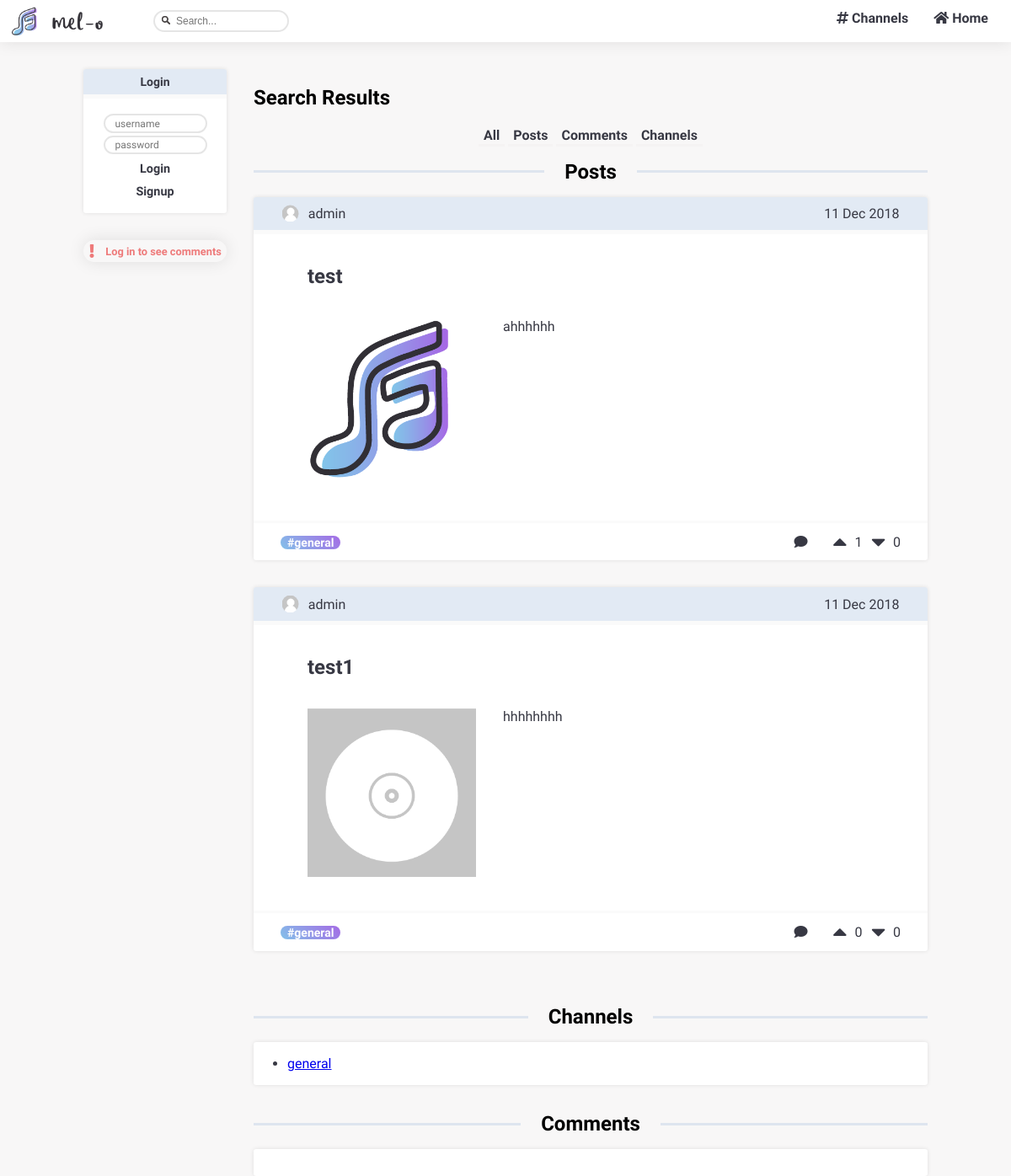
The page /pages/search.php on the database as committed earlier.
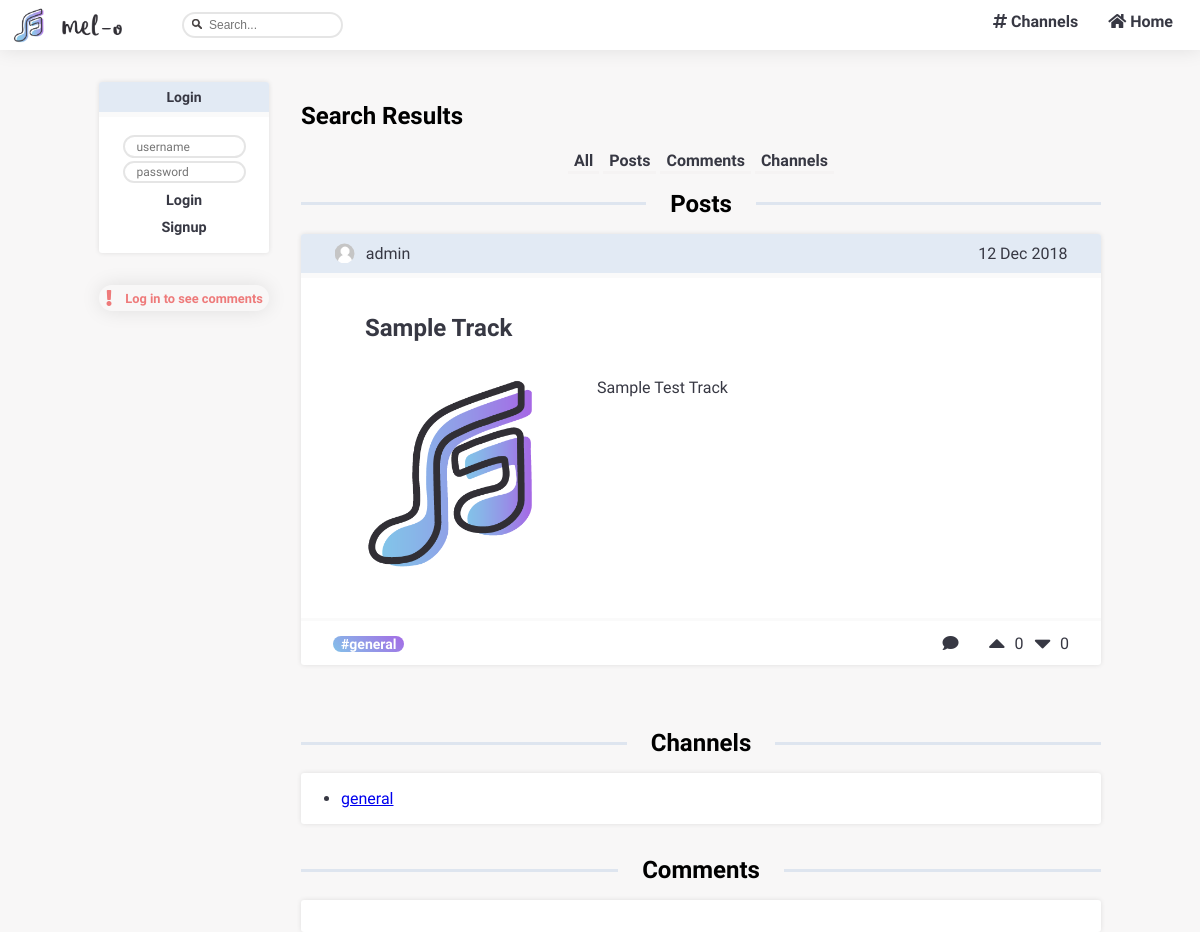
The same page on the database as committed later.
### tables this page shows
CREATE TABLE stories (
  id INTEGER PRIMARY KEY,
  title VARCHAR,
  text VARCHAR,
  author VARCHAR REFERENCES users,
  datetime DATETIME,
  upvotes INTEGER,
  downvotes INTEGER,
  comments INTEGER,
  channel VARCHAR REFERENCES channels
);

CREATE TABLE channels (
  name VARCHAR PRIMARY KEY,
  author VARCHAR REFERENCES users,
  description VARCHAR
);

### database/db_search.php (called while the page is built, shortened)
<?php
  include('../database/db_connection.php');
  function searchStories($search) {
    global $db;
    $stmt = $db->prepare('SELECT * FROM stories WHERE title LIKE :search
                          OR [text] LIKE :search
                          ORDER BY [datetime] DESC');
    $stmt->execute(array(':search' => '%'.$search.'%'));
    return $stmt->fetchAll();
  }
  function searchChannels($search) {
    global $db;
    $stmt = $db->prepare('SELECT * FROM channels WHERE [name] LIKE :search');
    $stmt->execute(array(':search' => '%'.$search.'%'));
    return $stmt->fetchAll();
  }
?>

### templates/tpl_stories.php (the view, shortened to what this page needs)
<?php function draw_story($story) {
  $date_str = $story['datetime'];
  $date = strtotime($date_str);
  if (isset($_SESSION['username']))
    $uservote = hasUserVotedStory($_SESSION['username'], $story['id']);
  else
    $uservote = null;
  ?>
  <article id="story" class = "blockStyle ">
    <header>
    <?php $igmsrc = getUserImage($story['author']);?>
      <img  id="userImage"  src=<?=$igmsrc?> width=20 height="20" class="roundImage">
    <a href="../pages/profile.php?user=<?= $story['author'] ?>"><?= $story['author']?></a>
      <span id="date"> <?= date('d M Y',$date)?></span>
    </header>
    <hr class = "invisibleLine">
    <section id="body" class = "blockLayout">
      <h2><a href="../pages/story_page.php?story_id=<?=$story['id']?>"><?= $story['title']?></a></h2>
      <div id = "storyContent">
      <?php $igmsrc = getTrackImage( $story['id']);?>
      <img  id="trackImage"  src=<?=$igmsrc?> width="200" height="200">
        <div id = "storyTextAndTrack">
          <p> <?= $story['text']?></p>
        </div>
      </div>
    </section>
    <hr class = "footerSeparator">
    <footer>
    <span id="channel"><a href="../pages/channel_page.php?channel=<?= $story['channel'] ?>">#<?= $story['channel']?></a></span>
    <a href="../pages/story_page.php?story_id=<?=$story['id']?>"><i class="fas fa-comment"></i></a>
      <section id="upvote" data-storyid=<?=$story['id']?>>
        <?php if (isset($_SESSION['username'])) {
          if($uservote != null && $uservote['type'] == 1){?>
        <button type="submit" class="voteup_btn colored" id="voteupBtn" user=<?=$_SESSION['username']?> action=1 story=<?=$story['id']?>>
          <i class="fas fa-caret-up fa-2x"></i>
        </button>
        <?php
          }else
          {?>
            <button type="submit" class="voteup_btn" id="voteupBtn" user=<?=$_SESSION['username']?> action=1 story=<?=$story['id']?>>
            <i class="fas fa-caret-up fa-2x"></i>
        </button>
          <?php } } else { ?>
          <form method="GET" action="../pages/login.php?message=">
            <button type="submit" class="voteup_btn" id="voteupBtn">
              <i class="fas fa-caret-up fa-2x"></i>
            </button>
          </form>
        <?php } if($uservote != null && $uservote['type'] == 1) {?>
        <span id=numUpvotes class="colored"><?= $story['upvotes']?></span>
        <?php } else { ?>
        <span id=numUpvotes><?= $story['upvotes']?></span>
        <?php } ?>
      </section>
      <section id="downvote" data-storyid=<?=$story['id']?>>
      <?php if (isset($_SESSION['username'])) {
          if($uservote != null && $uservote['type'] == 0){?>
        <button type="submit" class="votedown_btn colored" id="votedownBtn" user=<?=$_SESSION['username']?> action=0 story=<?=$story['id']?>>
          <i class="fas fa-caret-down fa-2x"></i>
        </button>
        <?php
          }else
          {?>
            <button type="submit" class="votedown_btn" id="votedownBtn" user=<?=$_SESSION['username']?> action=0 story=<?=$story['id']?>>
            <i class="fas fa-caret-down fa-2x"></i>
        </button>
          <?php } } else { ?>
          <form method="GET" action="../pages/login.php?message=">
            <button type="submit" class="votedown_btn" id="votedownBtn">
              <i class="fas fa-caret-down fa-2x"></i>
            </button>
          </form>
        <?php } if($uservote != null && $uservote['type'] == 0) {?>
        <span id=numDownvotes class="colored"><?= $story['downvotes']?></span>
        <?php } else { ?>
        <span id=numDownvotes><?= $story['downvotes']?></span>
        <?php } ?>
    </footer>
  </article>
<?php
} ?>
<?php include_once('../templates/tpl_account.php');
?>

### pages/search.php (shortened to what this page needs)
<?php
  include_once('../database/db_stories.php');
  include_once('../database/db_search.php');
  include_once('../templates/tpl_common.php');
  include_once('../templates/tpl_account.php');
  include_once('../templates/tpl_stories.php');
  include_once('../templates/tpl_search.php');
  $search = htmlentities($_GET['search']);
  try {
    $search_stories = searchStories($search);
  } catch(PDOException $e) {
    $_SESSION['messages'][] = array('type' => 'error', 'content' => "Unable to search for stories");
    die(header("Location: ../pages/mainpage.php"));
  }
  try {
    $search_channels = searchChannels($search);
  } catch(PDOException $e) {
    $_SESSION['messages'][] = array('type' => 'error', 'content' => "Unable to search for channels");
    die(header("Location: ../pages/mainpage.php"));
  }
  try {
    $search_comments = searchComments($search);
  } catch(PDOException $e) {
    $_SESSION['messages'][] = array('type' => 'error', 'content' => "Unable to search for comments");
    die(header("Location: ../pages/mainpage.php"));
  }
  if (!isset($_SESSION['username'])) {
    draw_header(null);
    draw_navBar(null);
    draw_sidebar(null, false);
    draw_search_results($search_stories, $search_channels, null);
  }
  else {
    draw_header($_SESSION['username']);
    draw_navBar($_SESSION['username']);
    $subbed_channels = getSubbedChannels($_SESSION['username']);
    draw_sidebar($subbed_channels, false);
    draw_search_results($search_stories, $search_channels, $search_comments);
  }
  draw_footer();
?>

### templates/tpl_common.php (shortened to what this page needs)
<?php function draw_header($username) { ?>
  <!DOCTYPE html>
  <html>
    <head>
      <link rel="stylesheet" href="../css/style.css">
      <link rel="stylesheet" href="https://use.fontawesome.com/releases/v5.3.1/css/all.css">
    </head>
<?php }
?>
<?php function draw_navBar($username) { ?>
  <body class="regularBody">
  <div class = "navBar">
    <nav id="tabs" class="tabs">
      <ul>
        <span id="desktopTabs" class="desktopTabs">
        <li><a href="../pages/mainpage.php"><i class="fas fa-home"></i> Home</a></li>
        <li><a href="../pages/channels_list.php"><i class="fas fa-hashtag"></i> Channels</a></li>
      </ul>
      <form method="GET" action="../pages/search.php" class="desktopTabs">
        <input type="text" name="search" class="inputField" placeholder="Search..." required>
      </form>
      <div id="logos">
      <a href="../pages/mainpage.php"><img id="logo" src= "../img/logo.png" height="40" width="40"/></a>
      <a href="../pages/mainpage.php"><img id="name" src= "../img/name.png" height="50" width="60"/></a>
      </div>
    </nav>
  </div>
<?php }
?>
<?php function draw_footer() {  ?>
  </body>
</html>
<?php } ?>

### templates/tpl_account.php (shortened to what this page needs)
<?php function draw_sidebar($subbed_channels, $sort) {
?>
  <section id="sidebar" >
    <?php
      draw_sidebar_login();
      draw_sidebar_messages();
    ?>
  </section>
<?php } ?>
<?php
    function draw_sidebar_login() {
  if (isset($_SESSION['username']))
  {
    $username = $_SESSION['username'];?>
    <section id="sidebar_login" class="blockStyle sidebarCard">
      <span class="sidebarCardHeader sidebarH1">My Account</span >
      <hr class = "invisibleLine">
      <section class="sidebarCardContent">
        <div id=userInfo>
          <?php $igmsrc = getUserImage($username);?>
          <img  src=<?=$igmsrc?> width=40 height="40" class="roundImage">
          <a href="../pages/profile.php?user=<?= $username ?>" class="sidebarPurpleLink" id="username"><?= $username ?></a>
        </div>
        <section id="options">
          <span class="lineSpan"> <a href="../pages/edit_profile.php?user=<?= $username ?>" class="sidebarButtonLink">Edit Profile</a></span>
          <span><a href="../actions/action_logout.php" class="sidebarButtonLink">Logout</a></span>
        </section>
      </section>
    </section>
  <?php }
  else
  { ?>
    <section id="sidebar_login" class = "blockStyle sidebar_notlogged sidebarCard">
      <h1 class="sidebarCardHeader sidebarH1">Login</h1>
      <hr class = "invisibleLine">
        <form method="post" action="../actions/action_login.php" class="sidebarCardContent">
          <input type="text" name="username" placeholder="username" class="inputField" required>
          <input type="password" name="password" placeholder="password" class="inputField" required>
          <input type="submit" value="Login" class="sidebarButtonLink hoverButton">
          <div><a href="../pages/signup.php?message=" class="sidebarButtonLink hoverButton">Signup</a></div>
        </form>
    </section>
    <?php }
} ?>
<?php
function getUserImage($username){
  if(file_exists("../img/users/originals/$username.png")){
   $img = "../img/users/originals/$username.png";
  }else  $img = "../img/unknownuser.png";
  return $img;
}?>
<?php
function getTrackImage($username){
  if(file_exists("../img/stories/originals/$username.png")){
   $img = "../img/stories/originals/$username.png";
  }else  $img = "../img/templatetrackcover.png";
  return $img;
}?>
<?php
function draw_sidebar_messages() {
  if(isset($_SESSION['messages'])) { ?>
      <section class="messages">
        <?php foreach($_SESSION['messages'] as $message) { ?>
          <div class="<?=$message['type']?>">
            <?php if ($message['type'] == 'error') { ?>
              <i class="fas fa-exclamation"></i>
            <?php } else { ?>
              <i class="fas fa-check"></i>
            <?php } ?>
            <h2><?=$message['content']?></h2>
          </div>
        <?php } ?>
      </section>
    <?php unset($_SESSION['messages']);
  }
} ?>

### templates/tpl_search.php (shortened to what this page needs)
<?php function draw_search_results($search_stories, $search_channels, $search_comments) {
  ?>
  <section id="search_results" class="page ">
    <header>
      <h1>Search Results</h1>
      <div id="links">
        <input type="button" value="All" id="All"  onclick="loadSearchResults(event)" />
        <input type="button" value="Posts" id="Posts" onclick="loadSearchResults(event)" />
        <input type="button" value="Comments" id="Comments"  onclick="loadSearchResults(event)" />
        <input type="button" value="Channels" id="Channels"  onclick="loadSearchResults(event)" />
      </div>
    </header>
        <div id="activityStories" class="activityDiv">
          <hr> <span ><h1 class="activityTitle">Posts</h1></span> <hr>
        </div>
        <?php draw_search_stories($search_stories); ?>
        <div id="activityComments" class="activityDiv">
          <hr> <span ><h1 class="activityTitle">Channels</h1></span> <hr>
        </div>
        <?php draw_search_channels($search_channels); ?>
        <div id="activityChannels" class="activityDiv">
          <hr> <span ><h1 class="activityTitle">Comments</h1></span> <hr>
        </div>
        <?php draw_search_comments($search_comments);?>
  </section>
<?php } ?>
<?php function draw_search_stories($search_stories) {
  ?>
  <section id="search_stories" class="searchCard">
  <?php  foreach($search_stories as $search_story) {
        draw_search_story($search_story);
      }
    ?>
  </section>
  <?php } ?>
<?php function draw_search_story($search_story) {
  include_once('../templates/tpl_stories.php');
  draw_story($search_story);
} ?>
<?php function draw_search_channels($search_channels) {
  ?>
  <section id="search_channels" class="searchCard blockStyle" >
    <ul>
    <?php
      foreach($search_channels as $search_channel) { ?>
        <li><a href="../pages/channel_page.php?channel=<?= $search_channel['name']?>"><?= $search_channel['name']?></a></li>
    <?php }
    ?>
    </ul>
  </section>
<?php } ?>
<?php function draw_search_comments($search_comments) {
  include_once('../templates/tpl_stories.php');
?>
    <section id="search_comments" class="searchCard blockStyle" >
    </section>
<?php } ?>

Rows that differ between the two databases and show on the page:
removed stories: author "admin", datetime "11 Dec 2018", title "test1", shows a picture, text "hhhhhhhh", channel "general", upvotes "0", downvotes "0"
changed stories "admin": datetime "11 Dec 2018" → "12 Dec 2018"; title "test" → "Sample Track"; text "ahhhhhh" → "Sample Test Track"; upvotes "1" → "0"
